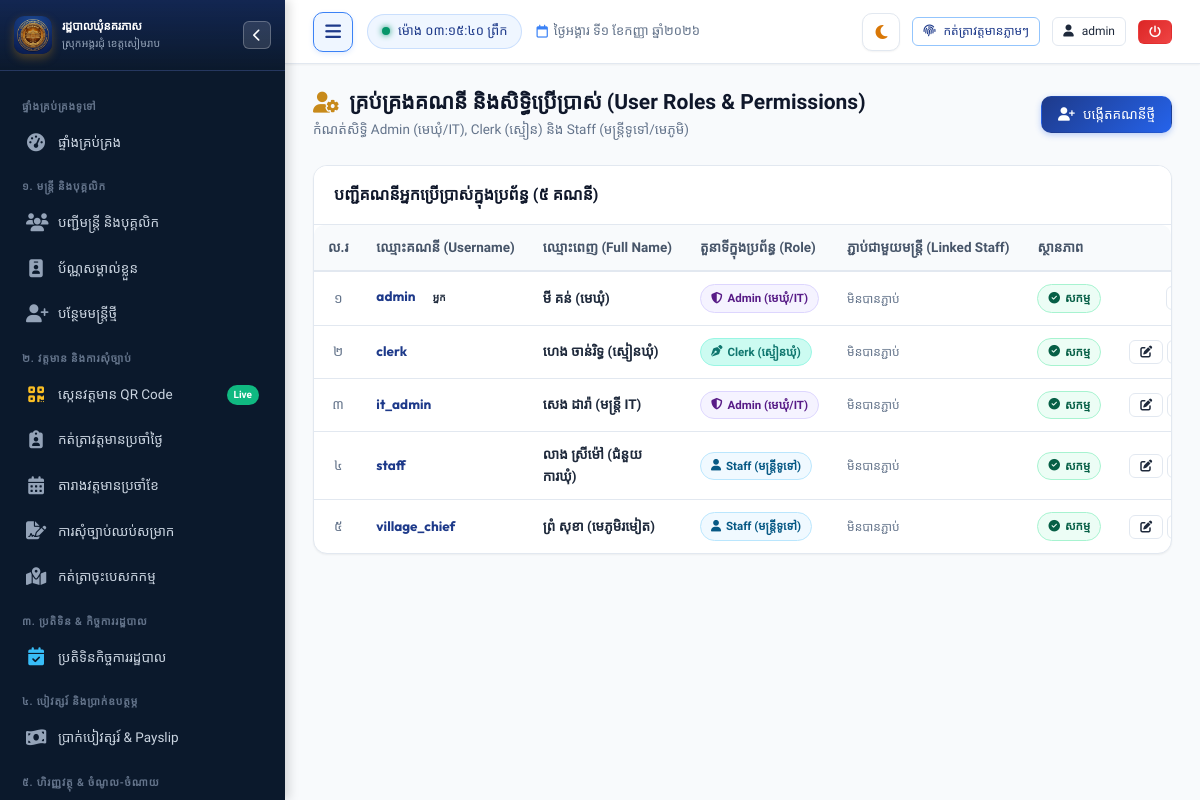
Page /settings/users (signed in) on the committed database.
### tables this page shows
CREATE TABLE users (
        id INTEGER PRIMARY KEY AUTOINCREMENT,
        username TEXT UNIQUE NOT NULL,
        password_hash TEXT NOT NULL,
        full_name TEXT NOT NULL,
        role TEXT NOT NULL DEFAULT 'staff', -- 'admin', 'clerk', 'staff'
        staff_id INTEGER,
        avatar TEXT,
        is_active INTEGER DEFAULT 1,
        created_at TIMESTAMP DEFAULT CURRENT_TIMESTAMP,
        FOREIGN KEY (staff_id) REFERENCES staff (id) ON DELETE SET NULL
    );

### app.py (the view, shortened to what this page needs)
@app.route("/settings/users", methods=["GET", "POST"])
@admin_required
def settings_users():
    conn = get_db()
    cursor = conn.cursor()
    cursor.execute("""
        SELECT u.*, s.name_kh as linked_staff_name, s.officer_code
        FROM users u
        LEFT JOIN staff s ON u.staff_id = s.id
        ORDER BY u.id
    """)
    users = cursor.fetchall()
    cursor.execute("SELECT id, officer_code, name_kh, position_title_kh FROM staff WHERE status = 'active' ORDER BY name_kh")
    active_staff = cursor.fetchall()
    conn.close()
    return render_template("settings/users.html", users=users, active_staff=active_staff)

### app.py (called while the page is built, shortened)
@app.teardown_appcontext
def teardown_db(exception=None):
    close_db_connection(exception)

@app.after_request
def add_cache_headers(response):
    if request.path.startswith('/static/css') or request.path.startswith('/static/js'):
        response.headers['Cache-Control'] = 'no-cache, must-revalidate'
    elif request.path.startswith('/static') or request.path == '/favicon.ico':
        response.headers['Cache-Control'] = 'public, max-age=86400'
    return response

@app.before_request
def ensure_database_ready():
    if request.path.startswith('/static') or request.path == '/favicon.ico':
        return

@app.template_filter("kh_num")
def kh_num_filter(val):
    return to_khmer_num(val)

### database.py (called while the page is built, shortened)
def _raw_create_connection():
    conn = sqlite3.connect(DB_PATH)
    conn.row_factory = sqlite3.Row
    conn.execute("PRAGMA foreign_keys = ON")
    conn.execute("PRAGMA journal_mode = WAL")
    conn.execute("PRAGMA synchronous = NORMAL")
    conn.execute("PRAGMA cache_size = -64000")
    return SqliteConnectionWrapper(conn)

def get_db():
    global _DB_SCHEMA_INITIALIZED
    conn = None
    try:
        from flask import g, has_request_context
        if has_request_context():
            if not hasattr(g, 'db') or g.db is None:
                g.db = _raw_create_connection()
            conn = g.db
    except ImportError:
        pass
    if conn is None:
        conn = _raw_create_connection()
    if not _DB_SCHEMA_INITIALIZED:
        _DB_SCHEMA_INITIALIZED = True
        try:
            init_db(conn)
        except Exception as e:
            print(f"[Auto Schema Init Notice] {e}")
    return conn

def close_db_connection(e=None):
    try:
        from flask import g, has_request_context
        if has_request_context():
            db = getattr(g, 'db', None)
            if db is not None:
                g.db = None
                db._real_close()
    except ImportError:
        pass

    def cursor(self):
        return self._conn.cursor()

    def close(self):
        try:
            from flask import g, has_request_context
            if has_request_context() and getattr(g, 'db', None) is self:
                return
        except ImportError:
            pass
        self._real_close()

### templates/settings/users.html (shortened to what this page needs)
{% extends "base.html" %}
{% block content %}
<div class="page-header">
  <div class="page-header-title">
    <h1>
      <i class="fa-solid fa-user-gear text-gold"></i>
      <span>គ្រប់គ្រងគណនី និងសិទ្ធិប្រើប្រាស់ (User Roles & Permissions)</span>
    </h1>
    <p>កំណត់សិទ្ធិ Admin (មេឃុំ/IT), Clerk (ស្មៀន) និង Staff (មន្ត្រីទូទៅ/មេភូមិ)</p>
  </div>
  <div class="page-actions">
    <button class="btn btn-primary" data-modal-target="addUserModal">
      <i class="fa-solid fa-user-plus"></i>
      <span>បង្កើតគណនីថ្មី</span>
    </button>
  </div>
</div>
<div class="card">
  <div class="card-header">
    <div class="card-title">
      <span>បញ្ជីគណនីអ្នកប្រើប្រាស់ក្នុងប្រព័ន្ធ ({{ users | length | kh_num }} គណនី)</span>
    </div>
  </div>
  <div class="card-body" style="padding: 0;">
    <div class="table-responsive">
      <table class="custom-table">
        <thead>
          <tr>
            <th style="width: 50px; text-align: center;">ល.រ</th>
            <th>ឈ្មោះគណនី (Username)</th>
            <th>ឈ្មោះពេញ (Full Name)</th>
            <th>តួនាទីក្នុងប្រព័ន្ធ (Role)</th>
            <th>ភ្ជាប់ជាមួយមន្ត្រី (Linked Staff)</th>
            <th>ស្ថានភាព</th>
            <th style="text-align: center; width: 220px;">សកម្មភាព</th>
          </tr>
        </thead>
        <tbody>
          {% for u in users %}
          <tr>
            <td style="text-align: center; color: var(--text-muted);">{{ loop.index | kh_num }}</td>
            <td>
              <strong style="font-family: var(--font-latin); color: var(--primary);">{{ u.username }}</strong>
              {% if u.id == session.user_id %}
              <span class="badge badge-gold" style="font-size: 10px; margin-left: 4px;">អ្នក</span>
              {% endif %}
            </td>
            <td><strong>{{ u.full_name }}</strong></td>
            <td>
              {% if u.role == 'admin' %}
              <span class="badge badge-purple"><i class="fa-solid fa-shield-halved"></i> Admin (មេឃុំ/IT)</span>
              {% elif u.role == 'clerk' %}
              <span class="badge badge-clerk"><i class="fa-solid fa-pen-nib"></i> Clerk (ស្មៀនឃុំ)</span>
              {% else %}
              <span class="badge badge-info"><i class="fa-solid fa-user"></i> Staff (មន្ត្រីទូទៅ)</span>
              {% endif %}
            </td>
            <td>
              {% if u.linked_staff_name %}
              <div>{{ u.linked_staff_name }}</div>
              <span style="font-size: 11px; color: var(--text-muted);">({{ u.officer_code }})</span>
              {% else %}
              <span style="color: var(--text-muted); font-size: 12px;">មិនបានភ្ជាប់</span>
              {% endif %}
            </td>
            <td>
              {% if u.is_active %}
              <span class="badge badge-success"><i class="fa-solid fa-circle-check"></i> សកម្ម</span>
              {% else %}
              <span class="badge badge-danger"><i class="fa-solid fa-circle-xmark"></i> អសកម្ម</span>
              {% endif %}
            </td>
            <td style="text-align: center;">
              <div style="display: flex; gap: 4px; justify-content: center; align-items: center;">
                <button type="button" class="btn btn-sm btn-outline btn-edit-user"
                        data-user-id="{{ u.id }}"
                        data-username="{{ u.username }}"
                        data-fullname="{{ u.full_name }}"
                        data-role="{{ u.role }}"
                        data-staff-id="{{ u.staff_id or '' }}"
                        title="កែប្រែព័ត៌មាន">
                  <i class="fa-solid fa-pen-to-square"></i>
                </button>
                <button type="button" class="btn btn-sm btn-outline btn-reset-pwd"
                        data-user-id="{{ u.id }}"
                        data-username="{{ u.username }}"
                        data-fullname="{{ u.full_name }}"
                        title="ប្តូរពាក្យសម្ងាត់">
                </button>
              </div>
            </td>
          </tr>
          {% endfor %}
        </tbody>
      </table>
    </div>
  </div>
</div>
{% endblock %}

### rows in the picture
users: username "admin", shows "អ្នក", full_name "មី គន់ (មេឃុំ)", role "admin" (drawn), is_active 1 (drawn)
users: username "clerk", full_name "ហេង ចាន់រិទ្ធ (ស្មៀនឃុំ)", role "clerk" (drawn), is_active 1 (drawn)
users: username "it_admin", full_name "សេង ដារ៉ា (មន្ត្រី IT)", role "admin" (drawn), is_active 1 (drawn)
users: username "staff", full_name "លាង ស្រីម៉ៅ (ជំនួយការឃុំ)", role "staff" (drawn), is_active 1 (drawn)
users: username "village_chief", full_name "ព្រំ សុខា (មេភូមិរមៀត)", role "staff" (drawn), is_active 1 (drawn)

### other values in the picture
{{ today_khmer }} "ថ្ងៃអង្គារ ទី១ ខែកញ្ញា ឆ្នាំ២០២៦"
{{ session.username }} "admin"
{{ users | length | kh_num }} "៥"
